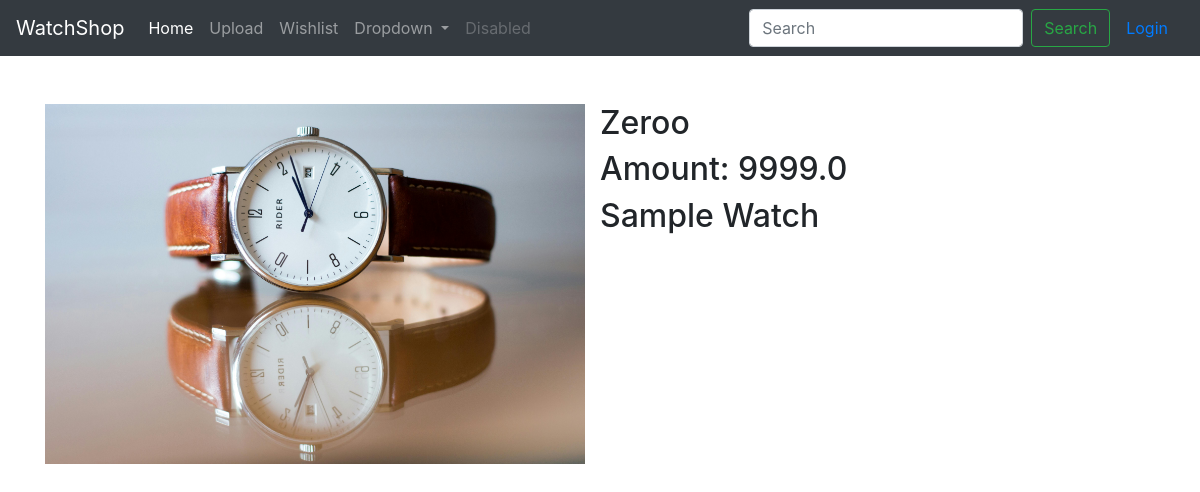
The app's page /product/4 with its own data.
### homepage/models.py (models this page shows)
class WatchesUploads(models.Model):
    name = models.CharField(max_length = 100)
    description = models.TextField()
    price = models.FloatField()
    image = models.ImageField(upload_to='watches_images/')
    updated = models.DateTimeField(auto_now=True)
    created = models.DateTimeField(auto_now_add=True)

### homepage/views.py (the view)
# urls.py: path('product/<int:id>', show_product, name='product'),
def show_product(request, id):
    product = get_object_or_404(WatchesUploads, id=id)
    return render(request, "product.html", {"product": product} )

### templates/product.html
{% extends 'main.html' %} {% block body_block %}
<div class="container mt-5">
    <div class="row">
        <div class="col-md-6">
            <img src="{{product.image.url}}" alt="Not Avaliable" class="img-fluid product-img">
        </div>
        <div class="col=md-6">
            <h2>{{product.name}}</h2>
            <h2>Amount: {{product.price}}</h2>
            <h2>{{product.description}}</h2>
        </div>
    </div>
</div>
{% endblock %}

### records on screen
WatchesUploads: image (picture), name "Zeroo", price "9999.0", description "Sample Watch"
